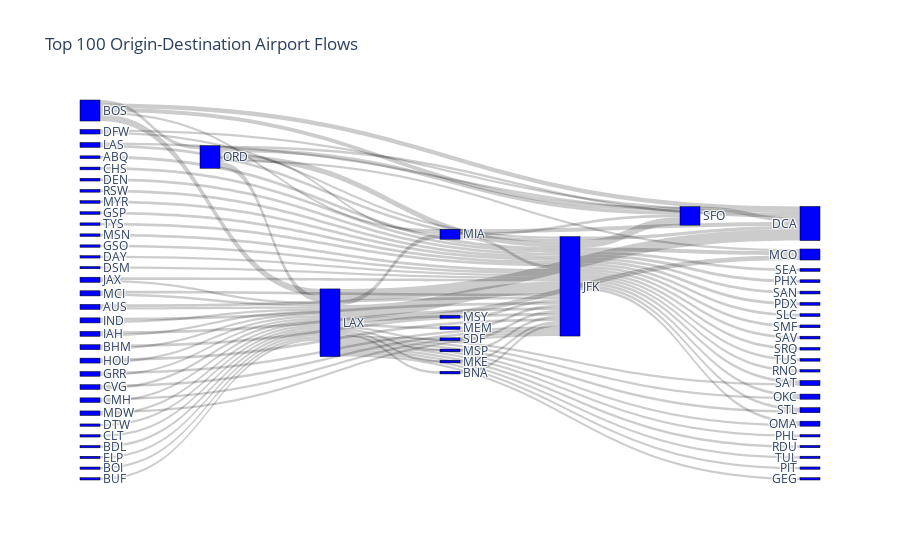

Source (notebook cell):
### Code cell
n = 100
top_od = (
    df_clean.groupby(['airport_1', 'airport_2'])
    .size()
    .reset_index(name='count')
    .sort_values('count', ascending=False)
    .head(n)
)

labels = pd.unique(top_od[['airport_1', 'airport_2']].values.ravel())
label_map = {label: i for i, label in enumerate(labels)}

top_od['source'] = top_od['airport_1'].map(label_map)
top_od['target'] = top_od['airport_2'].map(label_map)

fig = go.Figure(data=[go.Sankey(
    node=dict(
        pad=15,
        thickness=20,
        line=dict(color="black", width=0.5),
        label=labels,
        color="blue"
    ),
    link=dict(
        source=top_od['source'],
        target=top_od['target'],
        value=top_od['count']
    ))])

fig.update_layout(title_text=f"Top {n} Origin-Destination Airport Flows", font_size=12)
fig.show()

### Figure 1 — Plotly figure (JSON) as saved in the notebook; plotly's stock layout.template omitted (floating-point values rounded to 4 significant figures)
{"data": [{"link": {"source": [0, 0, 1, 4, 5, 5, 0, 0, 4, 3, 4, 7, 1, 5, 4, 7, 1, 1, 1, 1, 1, 12, 1, 14, 1, 16, 7, 17, 1, 19, 20, 1, 1, 23, 24, 1, 26, 27, 28, 29, 30, 31, 32, 1, 34, 35, 36, 1, 38, 1, 40, 41, 42, 43, 44, 1, 5, 46, 47, 5, 0, 0, 27, 0, 48, 0, 0, 16, 0, 49, 0, 51, 0, 53, 0, 0, 0, 0, 4, 14, 0, 56, 57, 58, 44, 48, 0, 60, 57, 61, 62, 56, 0, 19, 29, 5, 30, 31, 28, 43], "target": [1, 2, 3, 0, 0, 1, 6, 7, 2, 2, 3, 2, 6, 3, 5, 1, 2, 8, 9, 10, 11, 1, 13, 1, 15, 1, 3, 1, 18, 1, 1, 21, 22, 1, 1, 25, 1, 1, 1, 1, 1, 1, 1, 33, 1, 1, 1, 37, 1, 39, 1, 1, 1, 1, 1, 45, 2, 1, 1, 6, 33, 15, 0, 38, 0, 25, 18, 0, 12, 0, 50, 0, 52, 0, 17, 54, 55, 24, 7, 0, 40, 1, 2, 0, 0, 1, 59, 0, 1, 1, 0, 0, 35, 0, 0, 7, 0, 2, 0, 0], "value": [3027, 2870, 1967, 1678, 1559, 1403, 1222, 1171, 1106, 1100, 1034, 985, 971, 955, 903, 808, 805, 727, 724, 723, 717, 712, 711, 710, 709, 709, 708, 706, 704, 704, 704, 704, 703, 701, 700, 692, 690, 690, 687, 687, 687, 685, 681, 679, 677, 675, 672, 671, 671, 667, 662, 648, 645, 640, 616, 614, 611, 605, 595, 594, 590, 590, 590, 590, 590, 590, 589, 589, 589, 589, 588, 587, 587, 587, 586, 586, 586, 586, 586, 586, 585, 583, 582, 582, 579, 579, 578, 577, 574, 571, 571, 569, 568, 568, 565, 563, 561, 555, 554, 552]}, "node": {"color": "blue", "label": ["LAX", "JFK", "DCA", "SFO", "BOS", "ORD", "MCO", "MIA", "SEA", "PHX", "SAN", "PDX", "MSY", "SLC", "JAX", "SAT", "MCI", "MEM", "OKC", "AUS", "ABQ", "SMF", "SAV", "CHS", "SDF", "STL", "DEN", "IND", "IAH", "BHM", "HOU", "LAS", "RSW", "OMA", "MYR", "MSP", "GSP", "SRQ", "MKE", "TUS", "BNA", "TYS", "MSN", "GRR", "CVG", "RNO", "GSO", "DAY", "CMH", "DTW", "PHL", "CLT", "RDU", "BDL", "TUL", "PIT", "MDW", "DFW", "ELP", "GEG", "BOI", "DSM", "BUF"], "line": {"color": "black", "width": 0.5}, "pad": 15, "thickness": 20}, "type": "sankey"}], "layout": {"font": {"size": 12}, "title": {"text": "Top 100 Origin-Destination Airport Flows"}}}
